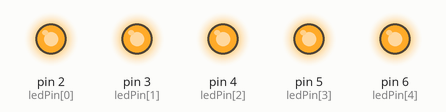
Recording of a sketch running on a simulated Arduino Uno, built with avr-gcc and run on an emulated ATmega328P. Shown: output pins drawn as LEDs (lit = HIGH).

Above: at 0.2 s.
At 1.7 s:
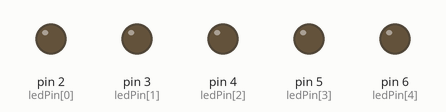
Timing chart, 0 to 3.0 s (numbered marks = the images above):
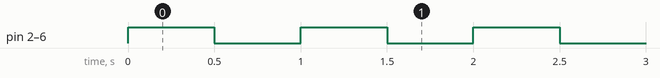

Measured:
- by itself, pin 2 (ledPin[0]), pin 3 (ledPin[1]), pin 4 (ledPin[2]), pin 5 (ledPin[3]), pin 6 (ledPin[4]): alternates HIGH for 0.50 s and LOW for 0.50 s

The sketch:

smartduinoU_5led_simple_blink.ino
```cpp
/*
  smARtMOD LED 5TO5D Basic Blink.

  Blinks all 5 LEDs on the 5TO5D (SMRTM502).

  Parts used:
  5to5d (SMRTM502)
  SmartCore U (SMRTC002)
  smARtBUS Basic Double (SMRTB104)

   Created by: Joseph Stackhouse (joseph.stackhouse@stack-tech.com)
 */

//Declare array for LEDs
byte ledPin[] = {2, 3, 4, 5, 6};
/*
[Location]   [PCB Print]   [Digital PIN]
----------------------------------------
Center          #1               2
Top             #2               3
Left            #3               4
Bottom          #4               5
Right           #5               6
*/

// The setup routine runs once when you press reset:
void setup() {
  // Initialize the digital pins as an outputs.
    for (int x=0; x<5; x++) {
    pinMode(ledPin[x], OUTPUT); }
}

// The loop routine runs over and over again forever:
void loop() {
  // Turn on all LEDs (HIGH is the voltage level)
  for (int x=0; x<5; x++) {
    digitalWrite(ledPin[x], HIGH);
  }

  delay(500);               // Wait half a second.

  // Turn the LEDs off by making the voltage LOW
  for (int x=0; x<5; x++) {
    digitalWrite(ledPin[x], LOW);
  }

  delay(500);               // Wait half a second.
}
```
